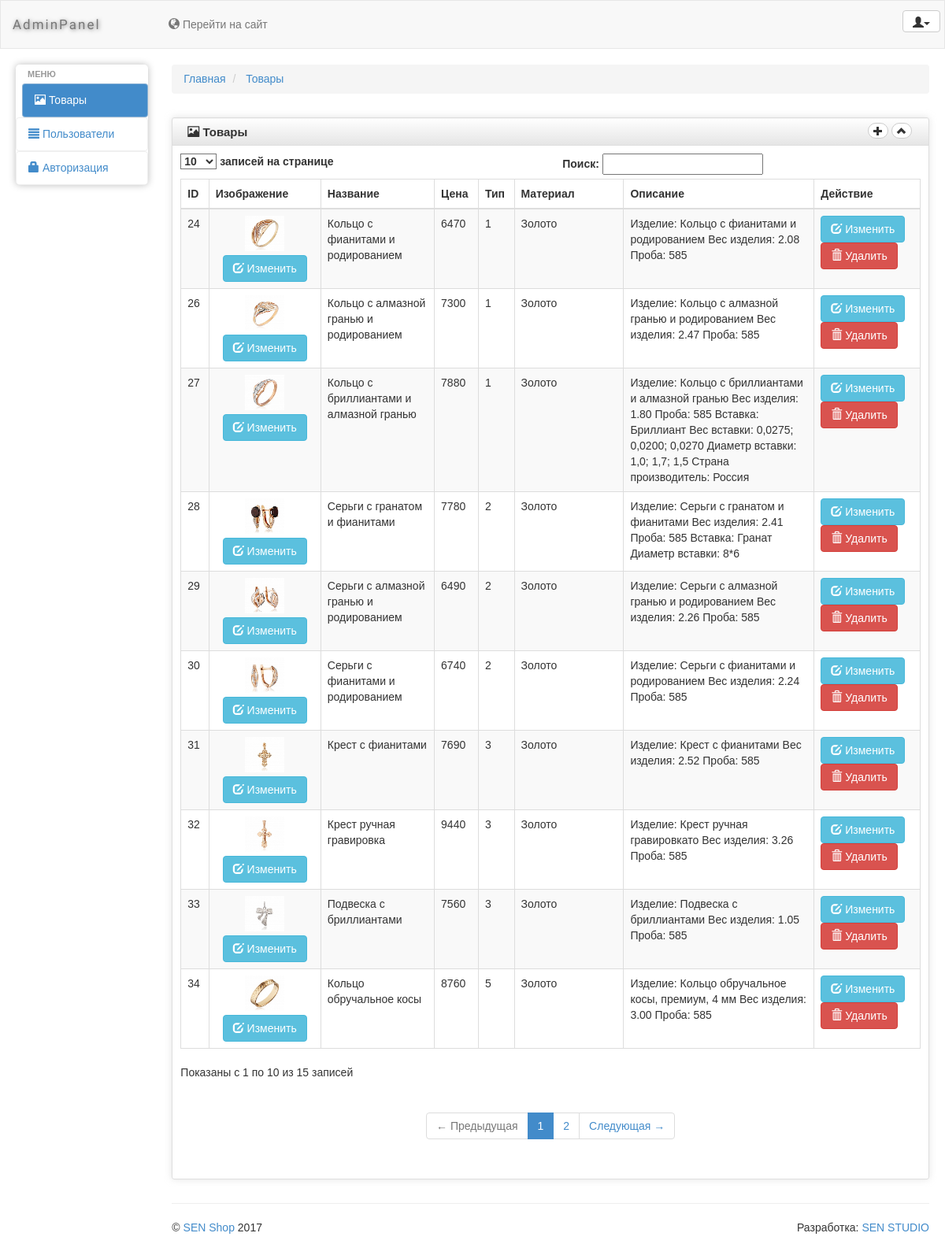
/admin/product.php (signed in), run on the app's committed database.
### tables this page shows
CREATE TABLE IF NOT EXISTS `product` (
  `product_id` int(11) NOT NULL AUTO_INCREMENT,
  `product_price` float NOT NULL,
  `product_name` varchar(255) NOT NULL,
  `product_image` text NOT NULL,
  `product_type` int(11) NOT NULL,
  `product_material` text NOT NULL,
  `product_description` text NOT NULL,
  PRIMARY KEY (`product_id`),
  KEY `product_type` (`product_type`),
  KEY `product_fk0` (`product_type`),
  KEY `product_type_2` (`product_type`)
);

### admin/content_product.php (the view, shortened to what this page needs)
	<div id="content" class="col-lg-10 col-sm-10">
            <div>
    <ul class="breadcrumb">
        <li>
            <a href="#">Главная</a>
        </li>
        <li>
            <a href="#">Товары</a>
        </li>
    </ul>
</div>
  <div class="row">
    <div class="box col-md-12">
    <div class="box-inner">
    <div class="box-header well" data-original-title="">
        <h2><i class="glyphicon glyphicon-picture"></i> Товары</h2>
        <div class="box-icon">
			<a href="#" class="btn btn-setting btn-round btn-default add_new_product"><i
                                class="glyphicon glyphicon-plus"></i></a>
                        <a href="#" class="btn btn-minimize btn-round btn-default"><i
                                class="glyphicon glyphicon-chevron-up"></i></a>
        </div>
    </div>
    <div class="box-content">
    <table class="table table-striped table-bordered bootstrap-datatable datatable responsive">
    <thead>
    <tr>
        <th>ID</th>
        <th style="width: 170px;">Изображение</th>
        <th style="max-width: 100%; width: 180px; ">Название</th>
        <th>Цена</th>
		<th>Тип</th>
		<th style="width: 190px;">Материал</th>
		<th style="width: 330px;">Описание</th>
		<th>Действие</th>
    </tr>
    </thead>
    <tbody>
		<?php
include 'connection.php';
$link = mysqli_connect($host, $user, $password, $database)
    or die("Ошибка" . mysqli_error($link));
	mysqli_query($link, "SET NAMES utf8");
	mysqli_query($link, "SET CHARACTER SET utf8");
	mysqli_query($link, "SET character_set_client = utf8");
	mysqli_query($link, "SET character_set_connection = utf8");
	mysqli_query($link, "SET character_set_results = utf8");
	$query = "SELECT `product_id`, `product_image`, `product_name`, `product_price`, `product_type`, `product_material`, `product_description` FROM `product`";
	$res = mysqli_query($link, $query) or die(mysqli_error());
	while($row = mysqli_fetch_array($res)) {
		$product_int = (int)$row['product_id'];
		$product_image = "../img_product/".$row['product_image'];
	echo '<tr id="'.$product_int.'">';
	echo '<td id="product_id"> '.$row['product_id'].'</td>';
	echo '<td id="product_image" style="text-align: center;"><img id="image" src="'.$product_image.'" width="50px" height="50px" style="padding-bottom: 5px;" alt="'.$row['product_image'].'">';
	echo '<a class="btn btn-info edit_photo_product" id="'.$row['product_id'].'" href="#">';
	echo '<i class="glyphicon glyphicon-edit icon-white"></i>';
	echo ' Изменить';
	echo '</a>';
	echo '</td>';
	echo '<td id="product_name" class="center">'.$row['product_name'].'</td>';
	echo '<td id="product_price" class="center">'.$row['product_price'].'</td>';
	echo '<td id="product_type" class="center">'.$row['product_type'].'</td>';
	echo '<td id="product_material" class="center">'.$row['product_material'].'</td>';
	echo '<td id="product_description" class="center">'.$row['product_description'].'</td>';
	echo '<td class="center">';
	echo '<a class="btn btn-info edit_product" id="'.$row['product_id'].'" href="#">';
	echo '<i class="glyphicon glyphicon-edit icon-white"></i>';
	echo ' Изменить';
	echo '</a>';
	echo '<a class="btn btn-danger delete_product" href="#" id="'.$product_int.'">';
	echo '<i class="glyphicon glyphicon-trash icon-white"></i>';
	echo ' Удалить';
	echo '</a>';
	echo '</td>';
	echo '</tr>';
	}
?>
    </tbody>
    </table>
    </div>
    </div>
    </div>
    </div>
  <hr>

### admin/css/charisma-app.css (style rules this page uses)
.box { margin-top: 10px; margin-bottom: 10px; }
.box-inner { border: 1px solid #DEDEDE; border-radius: 3px; -webkit-border-radius: 3px; -moz-border-radius: 3px; box-shadow: 0 0 10px rgba(189, 189, 189, 0.4); -webkit-box-shadow: 0 0 10px rgba(189, 189, 189, 0.4); -moz-box-shadow: 0 0 10px rgba(189, 189, 189, 0.4); }
.box-header { border: none; padding-top: 5px; border-bottom: 1px solid #DEDEDE; border-radius: 3px 3px 0 0; -webkit-border-radius: 3px 3px 0 0; -moz-border-radius: 3px 3px 0 0; height: 35px; min-height: 35px !important; margin-bottom: 0; font-weight: bold; font-size: 16px; background: -moz-linear-gradient(top, rgba(255, 255, 255, 0) 0%, rgba(0, 0, 0, 0.1) 100%); background: -webkit-gradient(linear, left top, left bottom, color-stop(0%, rgba(255, 255, 255, 0)), color-stop(100%, rgba(0, 0, 0, 0.1))); background: -webkit-linear-gradient(top, rgba(255, 255, 255, 0) 0%, rgba(0, 0, 0, 0.1) 100%); background: -o-linear-gradient(top, rgba(255, 255, 255, 0) 0%, rgba(0, 0, 0, 0.1) 100%); background: -ms-linear-gradient(top, rgba(255, 255, 255, 0) 0%, rgba(0, 0, 0, 0.1) 100%); background: linear-gradient(to bottom, rgba(255, 255, 255, 0) 0%, rgba(0, 0, 0, 0.1) 100%); filter: progid:DXImageTransform.Microsoft.gradient(startColorstr='#00ffffff', endColorstr='#1a000000', GradientType=0); }
.box-header h2 { font-size: 15px; width: auto; clear: none; float: left; line-height: 25px; white-space: nowrap; font-weight: bold; margin-top: 0; margin-bottom: 0; }
.box-header h2 > i { margin-top: 1px; }
.box-icon { float: right; }
.box-icon a { clear: none; float: left; margin: 0 2px; height: 20px; width: 5px; margin-top: 1px; }
.box-icon a i { margin-left: -6px; top: -1px; }
.box-content { padding: 10px; }
.btn-round { border-radius: 40px; -webkit-border-radius: 40px; -moz-border-radius: 40px; font-size: 12px; padding-top: 4px; }
@media only screen and (min-width: 980px) { a, button, input[type=submit], input[type=button], .product-img { -webkit-transition: .5s; -moz-transition: .5s; -ms-transition: .5s; -o-transition: .5s; transition: .5s; } }

### admin/bower_components/responsive-tables/responsive-tables.css (style rules this page uses)
table th { font-weight: bold; }
table td, table th { padding: 9px 10px; text-align: left; }

### admin/css/style.form.product.css (style rules this page uses)
body { font: 14px/21px "Lucida Sans", "Lucida Grande", "Lucida Sans Unicode", sans-serif; }
.input:focus, .contact_form1 input:focus, { background: #fff; border:1px solid #555; box-shadow: 0 0 3px #aaa; padding-right:70px; }

### data on the page
product: product_id "24", product_image (picture), product_name "Кольцо с фианитами и родированием", product_price "6470", product_type "1", product_material "Золото", product_description "Изделие: Кольцо с фианитами и родированием Вес изделия: 2.08 Проба: 585"
product: product_id "26", product_image (picture), product_name "Кольцо с алмазной гранью и родированием", product_price "7300", product_type "1", product_material "Золото", product_description "Изделие: Кольцо с алмазной гранью и родированием Вес изделия: 2.47 Проба: 585"
product: product_id "27", product_image (picture), product_name "Кольцо с бриллиантами и алмазной гранью", product_price "7880", product_type "1", product_material "Золото", product_description "Изделие: Кольцо с бриллиантами и алмазной гранью Вес изделия: 1.80 Проба: 585 Вставка: Бриллиант Вес вставки: 0,0275; 0,0200; 0,0270 Диаметр вставки: 1,0; 1,7; 1,5 Страна производитель: Россия"
product: product_id "28", product_image (picture), product_name "Серьги с гранатом и фианитами", product_price "7780", product_type "2", product_material "Золото", product_description "Изделие: Серьги с гранатом и фианитами Вес изделия: 2.41 Проба: 585 Вставка: Гранат Диаметр вставки: 8*6"
product: product_id "29", product_image (picture), product_name "Серьги с алмазной гранью и родированием", product_price "6490", product_type "2", product_material "Золото", product_description "Изделие: Серьги с алмазной гранью и родированием Вес изделия: 2.26 Проба: 585"
product: product_id "30", product_image (picture), product_name "Серьги с фианитами и родированием", product_price "6740", product_type "2", product_material "Золото", product_description "Изделие: Серьги с фианитами и родированием Вес изделия: 2.24 Проба: 585"
product: product_id "31", product_image (picture), product_name "Крест с фианитами", product_price "7690", product_type "3", product_material "Золото", product_description "Изделие: Крест с фианитами Вес изделия: 2.52 Проба: 585"
product: product_id "32", product_image (picture), product_name "Крест ручная гравировка", product_price "9440", product_type "3", product_material "Золото", product_description "Изделие: Крест ручная гравировкато Вес изделия: 3.26 Проба: 585"
product: product_id "33", product_image (picture), product_name "Подвеска с бриллиантами", product_price "7560", product_type "3", product_material "Золото", product_description "Изделие: Подвеска с бриллиантами Вес изделия: 1.05 Проба: 585"
product: product_id "34", product_image (picture), product_name "Кольцо обручальное косы", product_price "8760", product_type "5", product_material "Золото", product_description "Изделие: Кольцо обручальное косы, премиум, 4 мм Вес изделия: 3.00 Проба: 585"
